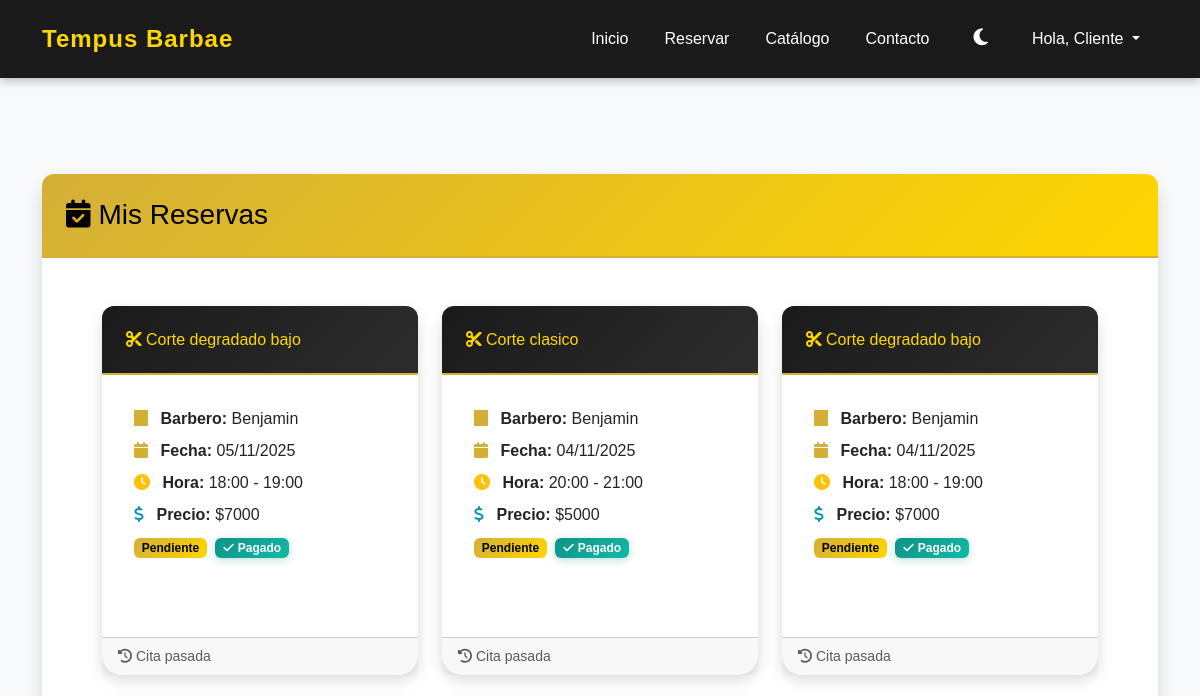
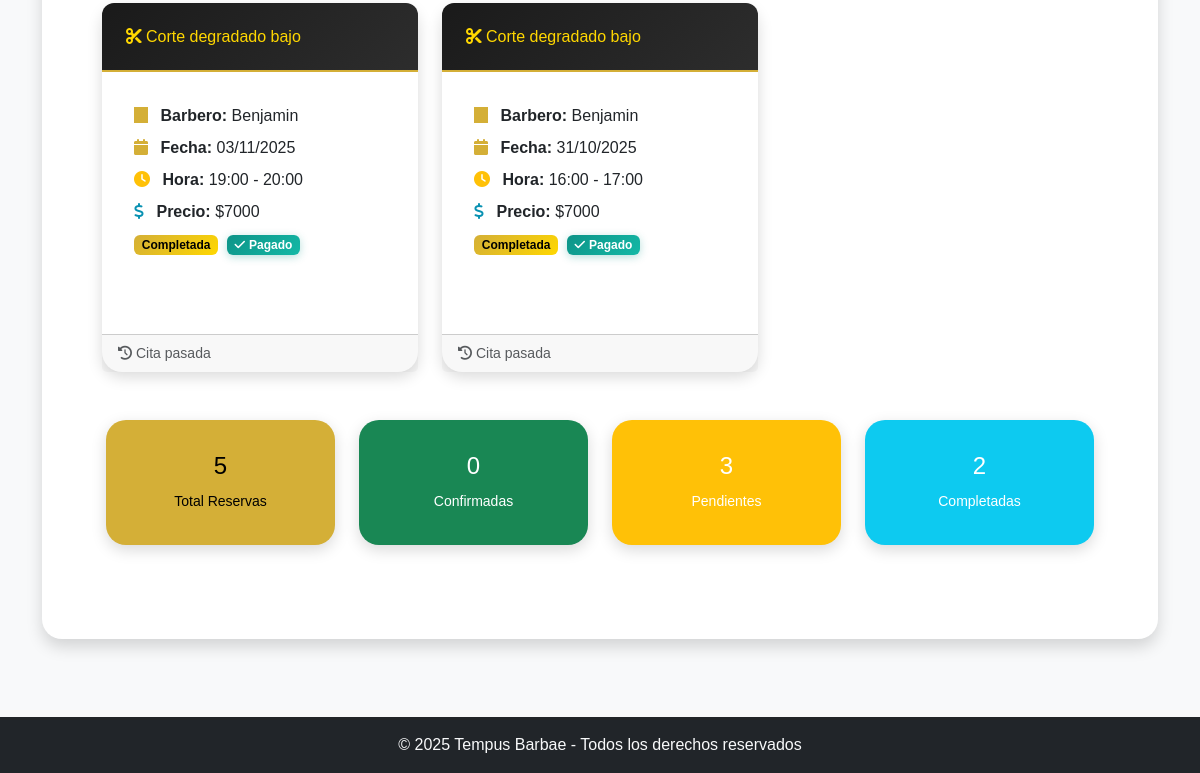
The page /mis-reservas/ (signed in) on the database as committed earlier (2 pictures, top to bottom).
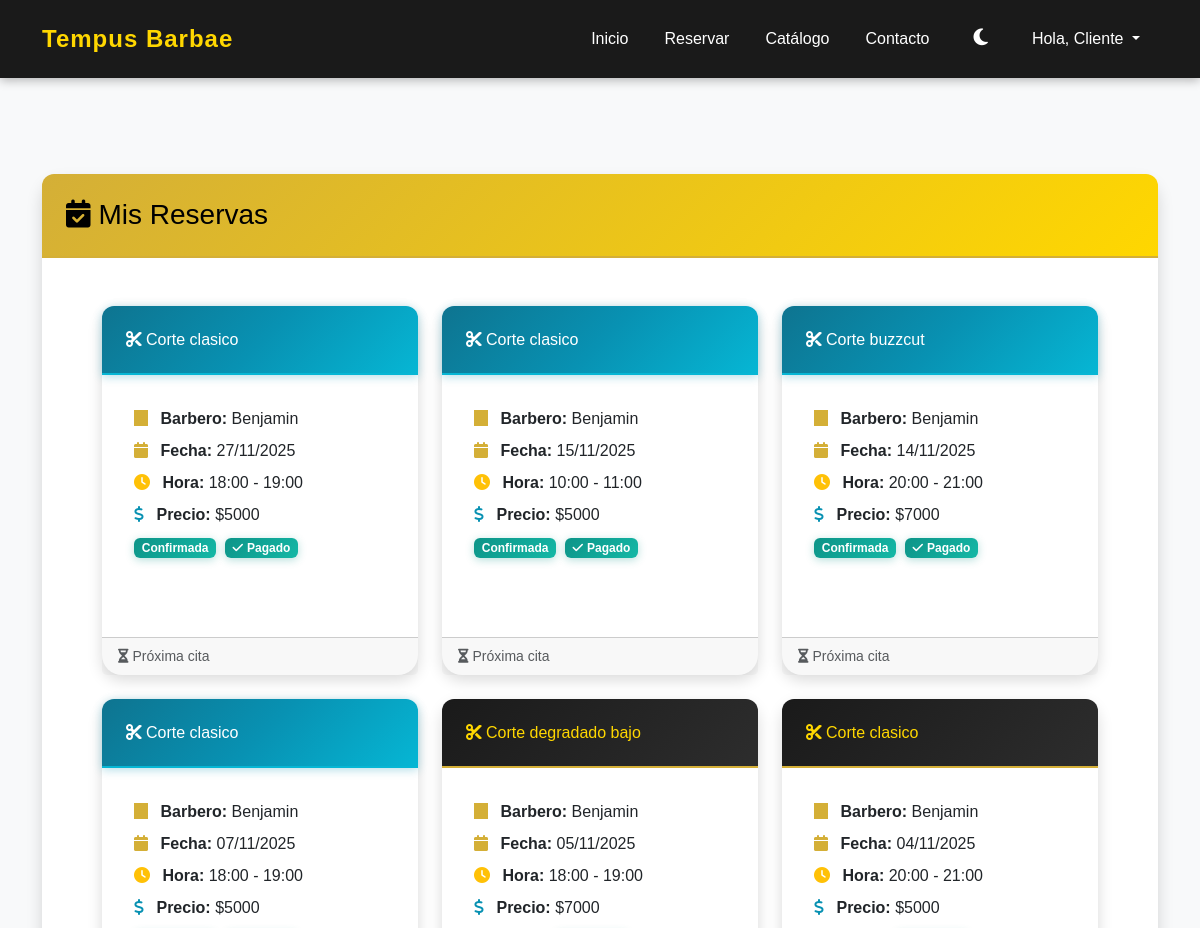
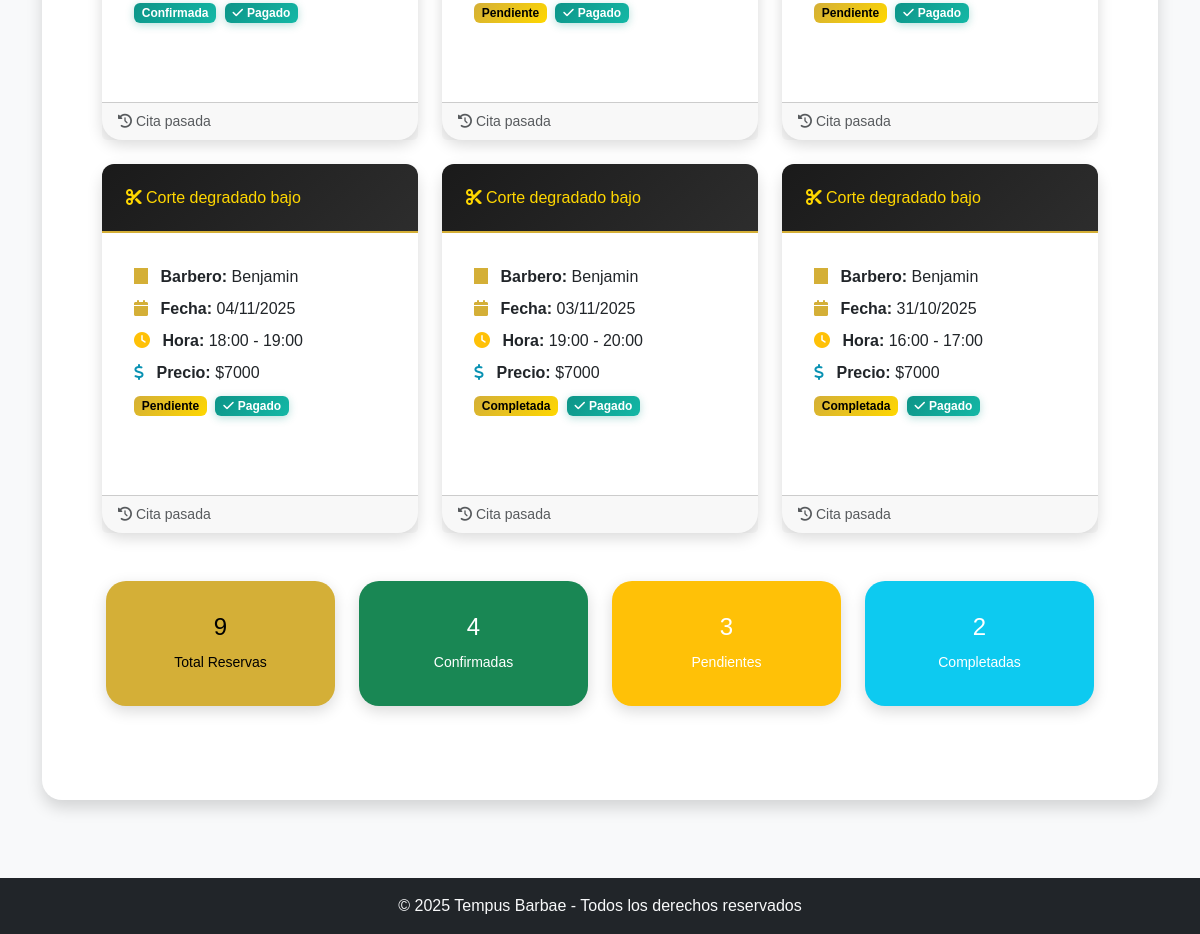
The same page on the database as committed later (2 pictures, top to bottom).
### agendabarber/models.py (models this page shows, shortened)
class Reserva(models.Model):
    cliente = models.ForeignKey(User, on_delete=models.CASCADE)
    barbero = models.ForeignKey(Barbero, on_delete=models.CASCADE)
    servicio = models.ForeignKey(Servicio, on_delete=models.CASCADE)
    inicio = models.DateTimeField(help_text="Hora de inicio de la reserva")
    fin = models.DateTimeField(null=True, blank=True)
    pagado = models.BooleanField(default=False)  # Changed: Now requires payment confirmation
    payment_method = models.CharField(max_length=50, default='mercadopago',
                                     help_text="Método de pago utilizado")
    estado = models.CharField(max_length=20, choices=ESTADO_CHOICES, default='Pendiente')  # Pendiente hasta que pase la hora
    objects = ReservaManager()  # Manager personalizado

class Servicio(models.Model):
    nombre = models.CharField(max_length=100)
    descripcion = models.TextField(blank=True)
    precio = models.PositiveIntegerField()
    duracion_minutos = models.PositiveIntegerField(
        default=60,
        help_text="Duración del servicio en minutos"
    )
    imagen = models.ImageField(upload_to='servicios/', null=True, blank=True)

class Barbero(models.Model):
    usuario = models.OneToOneField(User, on_delete=models.CASCADE, null=True, blank=True,
                                   help_text="Usuario asociado a este barbero")
    nombre = models.CharField(max_length=100)
    experiencia = models.PositiveIntegerField(help_text="Años de experiencia")
    foto = models.ImageField(upload_to='barberos/', null=True, blank=True)

### agendabarber/views.py (the view)
# urls.py: path('mis-reservas/', views.mis_reservas_cliente, name='mis_reservas'),
def mis_reservas_cliente(request):
    if not request.user.is_authenticated:
        return redirect('login')
    reservas = Reserva.objects.filter(
        cliente=request.user
    ).select_related('barbero', 'servicio').order_by('-inicio')
    total_reservas = reservas.count()
    reservas_confirmadas = reservas.filter(estado='Confirmada').count()
    reservas_pendientes = reservas.filter(estado='Pendiente').count()
    reservas_completadas = reservas.filter(estado='Completada').count()
    context = {
        'reservas': reservas,
        'total_reservas': total_reservas,
        'reservas_confirmadas': reservas_confirmadas,
        'reservas_pendientes': reservas_pendientes,
        'reservas_completadas': reservas_completadas,
        'now': timezone.now(),
    }
    return render(request, 'mis_reservas_cliente.html', context)

### agendabarber/context_processors.py (called while the page is built)
def user_type_context(request):
    context = {
        'es_barbero': False,
        'es_cliente': False,
    }
    if request.user.is_authenticated:
        try:
            Barbero.objects.get(usuario=request.user)
            context['es_barbero'] = True
            context['es_cliente'] = False
        except Barbero.DoesNotExist:
            context['es_barbero'] = False
            context['es_cliente'] = True
    return context

### agendabarber/templates/mis_reservas_cliente.html (shortened to what the changed rows need)
{% extends "base.html" %}
{% load static %}
{% block content %}
    <div class="row">
        <div class="col-12">
            <div class="card shadow">
                <div class="card-body" style="padding: 3rem 4rem;">
                    {% if reservas %}
                    <div class="row" style="margin-left: -1rem; margin-right: -1rem;">
                        {% for reserva in reservas %}
                        <div class="col-md-6 col-lg-4 mb-4">
                            <div
                                class="card h-100 {% if reserva.estado == 'Confirmada' %}border-success{% elif reserva.estado == 'Pendiente' %}border-warning{% elif reserva.estado == 'Cancelada' %}border-danger{% else %}border-info{% endif %}">
                                <div
                                    class="card-header {% if reserva.estado == 'Confirmada' %}bg-success{% elif reserva.estado == 'Pendiente' %}bg-warning{% elif reserva.estado == 'Cancelada' %}bg-danger{% else %}bg-info{% endif %} text-white">
                                    <h6 class="mb-0">
                                        <i class="fas fa-scissors me-1"></i>{{ reserva.servicio.nombre }}
                                    </h6>
                                </div>
                                <div class="card-body">
                                    <div class="mb-2">
                                        <i class="fas fa-user-tie text-primary me-2"></i>
                                        <strong>Barbero:</strong> {{ reserva.barbero.nombre }}
                                    </div>
                                    <div class="mb-2">
                                        <i class="fas fa-calendar text-info me-2"></i>
                                        <strong>Fecha:</strong> {{ reserva.inicio|date:"d/m/Y" }}
                                    </div>
                                    <div class="mb-2">
                                        <i class="fas fa-clock text-warning me-2"></i>
                                        <strong>Hora:</strong> {{ reserva.inicio|date:"H:i" }} - {{ reserva.fin|date:"H:i" }}
                                    </div>
                                    <div class="mb-2">
                                        <i class="fas fa-dollar-sign text-success me-2"></i>
                                        <strong>Precio:</strong> ${{ reserva.servicio.precio|floatformat:0 }}
                                    </div>
                                    <div class="mb-3">
                                        <span
                                            class="badge {% if reserva.estado == 'Confirmada' %}bg-success{% elif reserva.estado == 'Pendiente' %}bg-warning{% elif reserva.estado == 'Cancelada' %}bg-danger{% else %}bg-info{% endif %}">
                                            {{ reserva.estado }}
                                        </span>
                                        {% if reserva.pagado %}
                                        <span class="badge bg-success ms-1">
                                            <i class="fas fa-check me-1"></i>Pagado
                                        </span>
                                        {% else %}
                                        <span class="badge bg-secondary ms-1">
                                            <i class="fas fa-clock me-1"></i>Pendiente pago
                                        </span>
                                        {% endif %}
                                    </div>
                                </div>
                                <div class="card-footer text-muted small">
                                    {% now "Y-m-d H:i" as current_datetime %}
                                    {% if reserva.inicio|date:"Y-m-d H:i" > current_datetime %}
                                    <i class="fas fa-hourglass-half me-1"></i>Próxima cita
                                    {% else %}
                                    <i class="fas fa-history me-1"></i>Cita pasada
                                    {% endif %}
                                </div>
                            </div>
                        </div>
                        {% endfor %}
                    </div>
                    <div class="row mt-4">
                        <div class="col-md-3 col-6 mb-3">
                            <div class="card bg-primary text-white">
                                <div class="card-body text-center">
                                    <h4>{{ total_reservas }}</h4>
                                    <small>Total Reservas</small>
                                </div>
                            </div>
                        </div>
                        <div class="col-md-3 col-6 mb-3">
                            <div class="card bg-success text-white">
                                <div class="card-body text-center">
                                    <h4>{{ reservas_confirmadas }}</h4>
                                    <small>Confirmadas</small>
                                </div>
                            </div>
                        </div>
                        <div class="col-md-3 col-6 mb-3">
                            <div class="card bg-warning text-white">
                                <div class="card-body text-center">
                                    <h4>{{ reservas_pendientes }}</h4>
                                    <small>Pendientes</small>
                                </div>
                            </div>
                        </div>
                        <div class="col-md-3 col-6 mb-3">
                            <div class="card bg-info text-white">
                                <div class="card-body text-center">
                                    <h4>{{ reservas_completadas }}</h4>
                                    <small>Completadas</small>
                                </div>
                            </div>
                        </div>
                    </div>
                    {% endif %}
                </div>
            </div>
        </div>
    </div>
{% endblock %}

Rows that differ between the two databases and show on the page:
added Reserva: servicio.nombre "Corte clasico", barbero.nombre "Benjamin", inicio "27/11/2025", inicio "18:00", fin "19:00", servicio.precio "5000", estado "Confirmada", pagado True (drawn), shows "Próxima cita"
added Reserva: servicio.nombre "Corte clasico", barbero.nombre "Benjamin", inicio "15/11/2025", inicio "10:00", fin "11:00", servicio.precio "5000", estado "Confirmada", pagado True (drawn), shows "Próxima cita"
added Reserva: servicio.nombre "Corte buzzcut", barbero.nombre "Benjamin", inicio "14/11/2025", inicio "20:00", fin "21:00", servicio.precio "7000", estado "Confirmada", pagado True (drawn), shows "Próxima cita"
added Reserva: servicio.nombre "Corte clasico", barbero.nombre "Benjamin", inicio "07/11/2025", inicio "18:00", fin "19:00", servicio.precio "5000", estado "Confirmada", pagado True (drawn), shows "Cita pasada"
Other text that changed with them:
{{ total_reservas }}: "5" → "9"
{{ reservas_confirmadas }}: "0" → "4"
